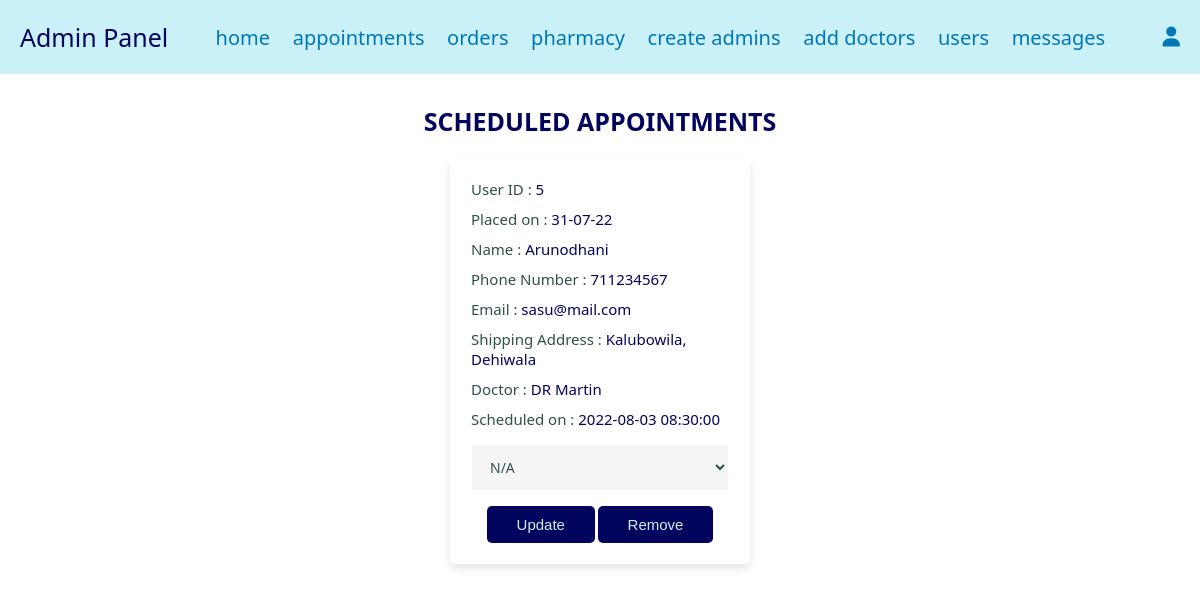
The page /Admin/admin_appointments.php (signed in) on the database its author committed.
### tables this page shows
CREATE TABLE IF NOT EXISTS `appointments` (
  `id` int(100) NOT NULL AUTO_INCREMENT,
  `patient_id` int(100) NOT NULL,
  `name` varchar(100) NOT NULL,
  `email` varchar(100) NOT NULL,
  `phone_number` int(10) NOT NULL,
  `address` varchar(500) NOT NULL,
  `d_name` varchar(100) NOT NULL,
  `placed_on` varchar(50) NOT NULL,
  `scheduled_on` datetime NOT NULL,
  `status` varchar(100) NOT NULL DEFAULT 'Pending',
  PRIMARY KEY (`id`)
);

### Admin/admin_appointments.php (the view, shortened to what this page needs)
<?php
include('connector.php');
?>
<!doctype html>
<html>
<head>
	<link rel="stylesheet" href="https://cdnjs.cloudflare.com/ajax/libs/font-awesome/6.1.1/css/all.min.css">
	<link rel="stylesheet" href="admin_styles.css">
</head>
<body>
	<?php
	include('admin_header.php');
	?>
<section class="orders">
	<h1 class="title">Scheduled Appointments</h1>
	<div class="box-container">
		<?php
		$select_appointments = mysqli_query($conn, "SELECT * FROM `appointments`") or die('Query Failed!');
		if(mysqli_num_rows($select_appointments) > 0) {
			while($fetch_appointments = mysqli_fetch_assoc($select_appointments)) {
		?>
		<div class="box">
		<p>User ID : <span><?php echo $fetch_appointments['patient_id']; ?></span></p>
		<p>Placed on : <span><?php echo $fetch_appointments['placed_on']; ?></span></p>
		<p>Name : <span><?php echo $fetch_appointments['name']; ?></span></p>
		<p>Phone Number : <span><?php echo $fetch_appointments['phone_number']; ?></span></p>
		<p>Email : <span><?php echo $fetch_appointments['email']; ?></span></p>
		<p>Shipping Address : <span><?php echo $fetch_appointments['address']; ?></span></p>
		<p>Doctor : <span><?php echo $fetch_appointments['d_name']; ?></span></p>
		<p>Scheduled on : <span><?php echo $fetch_appointments['scheduled_on']; ?></span></p>
			<form action="" method="post">
				<select name="update_status">
					<option value="" selected disabled><?php echo $fetch_appointments['status']; ?></option>
				</select>
				<input type="submit" value="Update" name="update_appointment" class="option-btn">
				<a href="admin_appointments.php?delete=<?php echo $fetch_appointments['id']; ?>" onClick="return confirm('Are you certain you want to undo this order?');" class="delete-btn">Remove</a>
			</form>
		</div>
		<?php
				}
					}else{
						echo('<p class="empty">No Appointments are scheduled yet!</p>');
					}
	     ?>
	</div>
	</section>
</body>
</html>

### Admin/admin_styles.css (style rules this page uses)
* { font-family:system-ui, -apple-system, BlinkMacSystemFont, 'Segoe UI', Roboto, Oxygen, Ubuntu, Cantarell, 'Open Sans', 'Helvetica Neue'; margin:0; padding:0; box-sizing: border-box; outline: none; border:none; text-decoration: none; transition:all .2s linear; }
html { font-size: 62.5%; overflow-x: hidden; }
section { padding: 3rem 2rem; }
body { background-color: white; }
.title { text-align: center; margin-bottom: 2rem; text-transform: uppercase; color: #03045e; font-size: 2.5rem; }
.btn, .option-btn, .delete-btn, .white-btn { display: inline-block; margin-top: 1rem; padding:1rem 3rem; cursor: pointer; color: #caf0f8; font-size: 1.5rem; border-radius: .5rem; text-transform: capitalize; font-family: 'Rubik', sans-serif; }
.option-btn { background-color: #03045e; font-family: 'Rubik', sans-serif; }
.delete-btn { background-color: #03045e; font-family: 'Rubik', sans-serif; }
.orders .box-container { display:grid; grid-template-columns: repeat(auto-fit, 30rem); justify-content: center; gap: 1.5rem; max-width: 1200px; margin: 0 auto; align-items: flex-start; }
.orders .box-container .box { background-color: white; padding: 2rem; border: .1rem solid white; box-shadow: 0 .5rem 1rem rgba(0,0,0,.1); border-radius: .5rem; transition: transform 0.5s; }
.orders .box-container .box p { padding-bottom: 1rem; font-size: 1.5rem; color: darkslategray; }
.orders .box-container .box p span { color: #03045e; }
.orders .box-container .box form { text-align: center; }
.orders .box-container .box form select { width: 100%; background-color: whitesmoke; border: .1rem solid white; padding: 1.2rem 1.4rem; font-size: 1.4rem; color: darkslategray; margin: .5rem 0; }

### rows shown on the page
appointments: patient "5", placed_on "31-07-22", name "Arunodhani", phone_number "711234567", email "sasu@mail.com", address "Kalubowila, Dehiwala", d_name "DR Martin", scheduled_on "2022-08-03 08:30:00", update_status "N/A"
